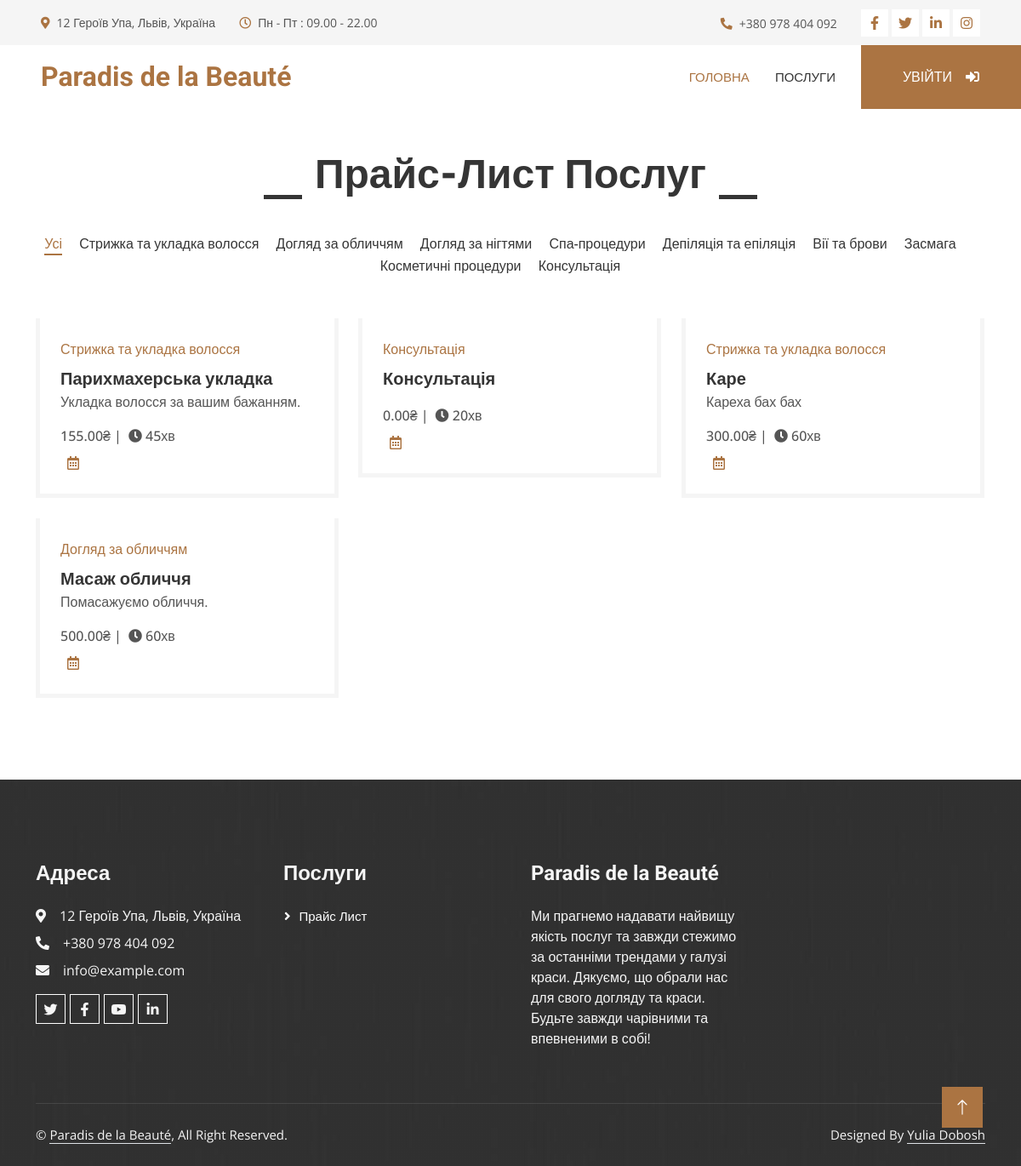
/services, run on the app's committed database.
### paradis/models.py (models this page shows, shortened)
class ServiceCategory(models.Model):
    name = models.CharField(max_length=100, unique=True)
    photo = models.FileField(upload_to="photos/", blank=True, null=True)
    description = models.TextField(blank=True, null=True)

class Service(models.Model):
    name = models.CharField(max_length=100)
    description = models.TextField(blank=True, null=True)
    category = models.ForeignKey(ServiceCategory, on_delete=models.CASCADE)
    price = models.DecimalField(max_digits=10, decimal_places=2)
    duration = models.PositiveIntegerField()  # Тривалість в хвилинах
    photo = models.FileField(upload_to="photos/", blank=True, null=True)
    is_confirmed = models.BooleanField(default=False)

### paradis/views.py (the view, shortened to what this page needs)
# urls.py: path("services", views.services, name="services"),
def services(request):
    user = request.user
    is_client, is_master, is_admin = user_type(request)
    services = Service.objects.all()
    service_categories = ServiceCategory.objects.all()
    context = {
        "is_client": is_client,
        "is_master": is_master,
        "is_admin": is_admin,
        "services": services,
        "service_categories": service_categories,
    }
    return render(request, "public/services.html", context)

### paradis/views.py (called while the page is built, shortened)
def user_type(request):
    user = request.user
    is_client = False
    is_master = False
    is_admin = False
    return is_client, is_master, is_admin

### templates/public/services.html (shortened to what this page needs)
{% extends 'public/template/public_template.html' %}
{% load static %}
{% block main %}
<div class="container-xxl py-5">
    <div class="container">
      <div class="row g-4">
      <div class="section-title text-center">
        <h1 class="display-5 mb-5">Прайс-Лист Послуг</h1>
      </div>
      <div class="row mt-n2 wow fadeInUp" data-wow-delay="0.3s">
        <div class="col-12 text-center">
          <ul class="list-inline mb-5" id="portfolio-flters">
            <li class="mx-2 active" data-filter="*">Усі</li>
            {% for service_category in service_categories %}
            <li class="mx-2" data-filter=".{{service_category.id}}">{{service_category.name}}</li>
            {% endfor %}
          </ul>
        </div>
      </div>
    </div>
      <div class="row g-4 portfolio-container">
        {% for service in services %}
        {% if service.is_confirmed %}
      <div
          class="col-lg-4 col-md-6 portfolio-item {{ service.category.id }} wow fadeInUp"
          data-wow-delay="0.3s"
        >
          <div class="border border-5 border-light border-top-0 p-4">
            <p class="text-primary fw-medium mb-2">{{ service.category.name }}</p>
            <h5 class="lh-base mb-0">
              {{ service.name }}
            </h5>
            <p>
              {{ service.description }}
            </p>
            <p class="fw-medium mb-2">{{ service.price }}₴    |<i class="fa fa-clock ms-2"></i>  {{ service.duration }}хв</p>
            {% if is_admin or is_master %}
            <a class="fw-medium" href="{% url 'edit' object_type='service' object_id=service.pk %}" title="Змінити"><i class="fas fa-edit text-primary"></i></a>
                <a class="fw-medium" href="{% url 'delete' object_type='service' object_id=service.pk %}" title="Видалити"><i class="fas fa-trash text-primary" ></i></a>
            {% elif is_client %}
            <a class="fw-medium" href="{% url 'appointments' %}" title="Записатися"><i class="far fa-calendar-alt ms-2"></i>
            </a>
                {% else %}
                <a class="fw-medium" href="{% url 'register'%}" title="Записатися"><i class="far fa-calendar-alt ms-2"></i>
                </a>
            {% endif %}
            </div>
        </div>
        {% endif %}
        {% endfor %}
    </div>
  </div>
{% endblock main %}

### static/assets/css/style.css (style rules this page uses)
:root { --primary: #AB7442; --light: #F5F5F5; --dark: #353535; }
.fw-medium { font-weight: 500 !important; }
.section-title h1 { position: relative; display: inline-block; padding: 0 60px; }
.section-title h1::before, .section-title h1::after { position: absolute; content: ""; width: 45px; height: 5px; bottom: 0; background: var(--dark); }
.section-title h1::before { left: 0; }
.section-title h1::after { right: 0; }
#portfolio-flters li { display: inline-block; font-weight: 500; color: var(--dark); cursor: pointer; transition: .5s; border-bottom: 2px solid transparent; }
#portfolio-flters li:hover, #portfolio-flters li.active { color: var(--primary); border-color: var(--primary); }

### data on the page
ServiceCategory: name "Стрижка та укладка волосся"
ServiceCategory: name "Догляд за обличчям"
ServiceCategory: name "Догляд за нігтями"
ServiceCategory: name "Спа-процедури"
ServiceCategory: name "Депіляція та епіляція"
ServiceCategory: name "Вії та брови"
ServiceCategory: name "Засмага"
ServiceCategory: name "Косметичні процедури"
ServiceCategory: name "Консультація"
Service: category.name "Стрижка та укладка волосся", name "Парихмахерська укладка", description "Укладка волосся за вашим бажанням.", price "155.00", duration "45"
Service: category.name "Консультація", name "Консультація", price "0.00", duration "20"
Service: category.name "Стрижка та укладка волосся", name "Каре", description "Кареха бах бах", price "300.00", duration "60"
Service: category.name "Догляд за обличчям", name "Масаж обличчя", description "Помасажуємо обличчя.", price "500.00", duration "60"
